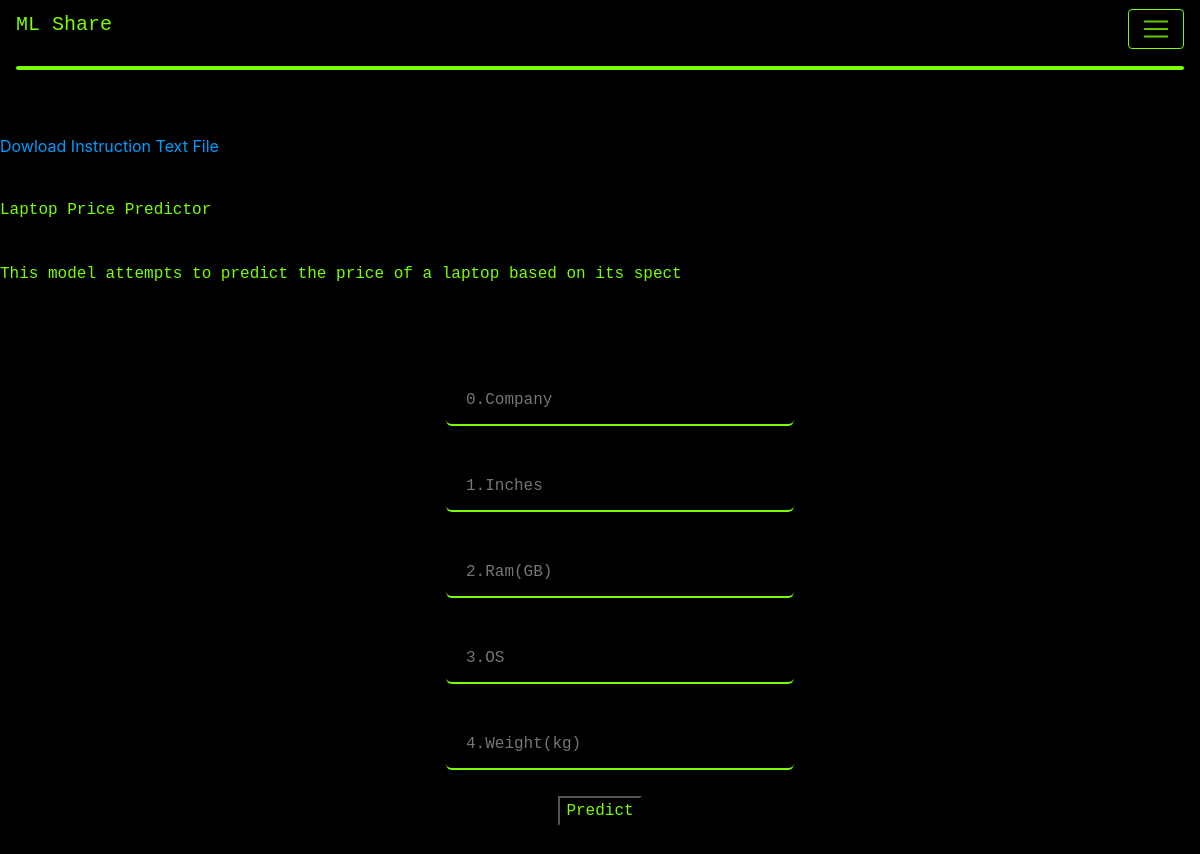
Screenshot of /Laptop Price Predictor with the database file from the repository.
### app.py (models this page shows, shortened)
class models(db.Model):
    _id = db.Column("id", db.Integer, primary_key=True)
    filename = db.Column(db.String(50))
    filedescription = db.Column(db.String(200))
    data = db.Column(db.LargeBinary)
    instructions = db.Column(db.LargeBinary)
    isround = db.Column(db.String(50))
    dictionary = db.Column(db.LargeBinary)
    parameterorder = db.Column(db.String(50))
    numberofparameters = db.Column(db.Integer())

### app.py (the view, shortened to what this page needs)
@app.route("/<name>", methods=["POST", "GET"])
def view_model(name):
    mymodel = models.query.filter_by(filename=name).first()
    text_data = BytesIO(mymodel.dictionary).readlines()
    new_lines = []
    for i in range(0, len(text_data)):
        text_data[i] = text_data[i].strip().decode("utf-8")
        new_lines.append(text_data[i].split(":"))
    just_names = []
    for i in new_lines:
        just_names.append(f"{i[0]},{i[2]}".split(","))
    my_dict = {}
    for n in new_lines:
        my_dict[f"{n[0].lower()},{n[2]}"] = n[1]
    return render_template("viewmodel.html", model=mymodel, parameters=mymodel.parameterorder.split(","), l=mymodel.numberofparameters)

### templates/viewmodel.html (shortened to what this page needs)
{% extends "base.html" %}
{% block content %}
<head>
    <link rel="stylesheet" href="/static/styles/style.css"/>
    </head>
<p>&ensp;</p>
<a href = {{ url_for('download_instruct' ,instructname=model.filename) }}>Dowload Instruction Text File</a>
<p>&ensp;</p>
    <h8>{{model.filename}}</h8>
    <p>&ensp;</p>
    <h8>{{model.filedescription}}</h8>
    <p>&ensp;</p>
    <p>&ensp;</p>
    <form action="" method="post", autocomplete="off", style="text-align: center;">
        <ol>
            {% for i in range(0, l) %}
                <p><input type="text", name={{i}}, placeholder={{i}}.{{parameters[i]}} size="150", required/></p>
            {% endfor %}
        </ol>
        <p><input type="submit" value="Predict"/></p>
    </form>
    <p>&ensp;</p>
{% endblock %}

### static/styles/style.css (style rules this page uses)
input[type=text] { width: 30%; border: none; padding: 12px 20px; border-bottom: 2px solid lawngreen; margin: 10px 0; border-radius: 6px; box-sizing: border-box; background-color: black; transition: width 0.5s ease-in-out; color: grey; }
input[type=submit] { background-color: black; color: lawngreen; }
p { color: grey; font-family: "Lucida Console", "Courier New", "monospace"; }
h8 { color: lawngreen; font-family: "Lucida Console", "Courier New", "monospace"; width: 40%; }
a { color: rgb(0, 157, 255); }

### rows the page displays
models: filename "Laptop Price Predictor", filedescription "This model attempts to predict the price of a laptop based on its spect"
